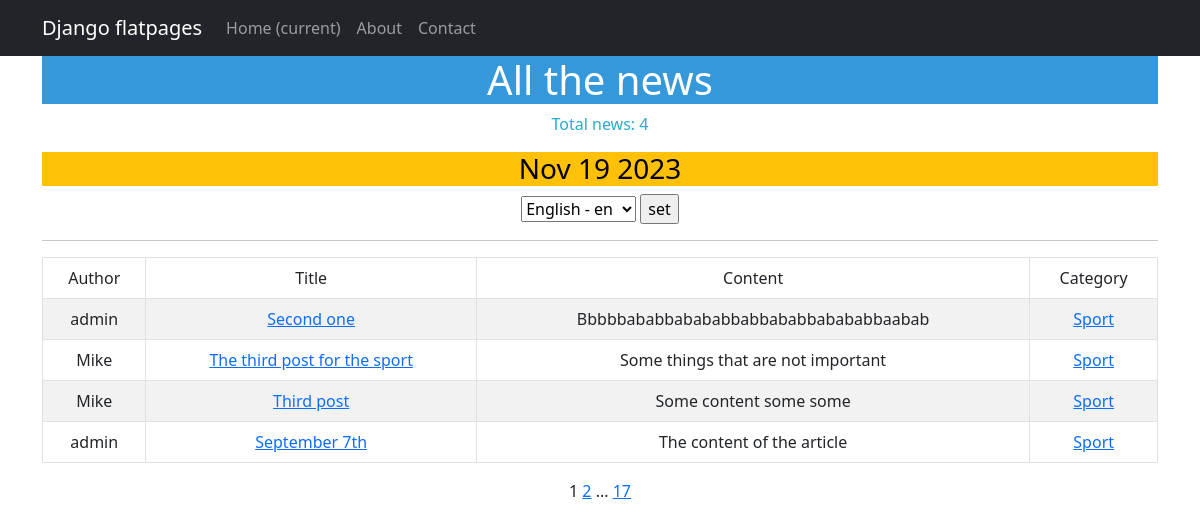
/articles/categories/1, run on an earlier commit of the app's database.
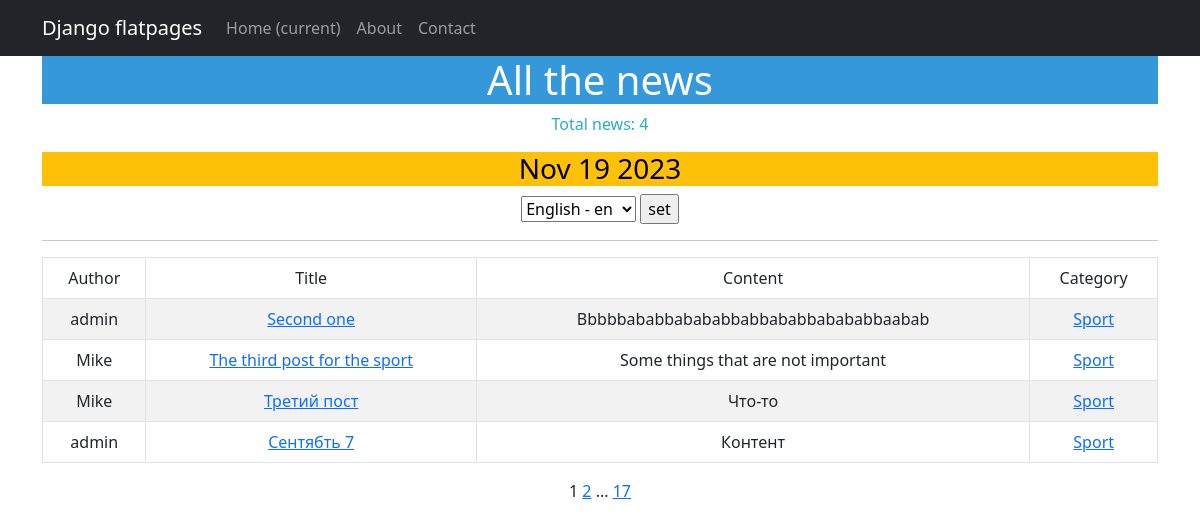
And on a later commit of the database.
### application/models.py (models this page shows, shortened)
class Post(models.Model):
    author = models.ForeignKey(Author, on_delete=models.CASCADE)
    options = models.CharField(max_length=10, choices=[('article', 'Article'), ('news', 'News')], default='article')
    time_of_creation = models.DateTimeField(auto_now_add=True)   #auto_now_add=True
    categories = models.ManyToManyField('Category', through='PostCategory')
    title = models.CharField(max_length=255)            #app - client_name
    content_of_article = models.TextField()             #app - message
    rating = models.IntegerField(default=0)

class Author(models.Model):
    author = models.OneToOneField(User, on_delete=models.CASCADE)
    rating = models.IntegerField(default=0)

### application/views.py (the view)
# urls.py: path('categories/<int:pk>', CategoryListView.as_view(), name = 'category_list'),
class CategoryListView(PostList):
    model = Post
    template_name = 'news/category_list.html'
    context_object_name = 'category_news_list'
    def get_queryset(self, *args, **kwargs):
        self.category = get_object_or_404(Category, id=self.kwargs['pk'])#id reffers to the automatically created field 'id' in Category and its kwarg 'pk'
        queryset = Post.objects.filter(categories=self.category) #.order_by('-created_at')
        return queryset
    def get_context_data(self, **kwargs):
        context = super().get_context_data(**kwargs)
        context['is_not_subscriber'] = self.request.user not in self.category.subscribers.all()
        context['category'] = self.category
        return context

### application/models.py (called while the page is built)
    def __str__(self):
        return self.categories

### application/views.py (called while the page is built)
    def get_context_data(self, **kwargs):
        context = super().get_context_data(**kwargs)
        context['current_time'] = timezone.localtime(timezone.now())
        context['timezones'] = pytz.common_timezones
        return context

### news/templatetags/custom_tags.py (called while the page is built)
@register.simple_tag()
def current_time(format_string='%b %d %Y'):
   return datetime.utcnow().strftime(format_string)

@register.simple_tag(takes_context=True)
def url_replace(context, **kwargs):
   d = context['request'].GET.copy()
   for k, v in kwargs.items():
      d[k] = v
   return d.urlencode()

### templates/news/category_list.html (shortened to what this page needs)
{% extends 'flatpages/default.html' %}
{% load i18n %}
{% load custom_filters %}
{% load custom_tags %}
{% load cache %}
{% block content %}
   <h1 style="background-color: #3498DB; color: #ffffff;">All the news</h1>
   <p style="color: #29ABCA;">Total news: {{ category_news_list|length }}</p>
   <h3 style="background-color: #FFC107; color: #000000;">{% current_time '%b %d %Y' %}</h3>
<html lang="en">
<head>
</head>
<body>
    <form action="{% url 'set_language' %}" method="POST"> {% csrf_token %}
        <select name="language" id="">
            {% get_available_languages as LANGUAGES %}
            {% get_language_info_list for LANGUAGES as languages %}
            {% for language in languages %}
                <option value="{{ language.code }}" {% if language.code == LANGUAGE_CODE %} selected {% endif %}>
                    {{ language.name_local }} - {{ language.code }}
                </option>
            {% endfor %}
        </select>
        <input type="submit" value="set">
    </form>
   <hr>
   {% if category_news_list %}
       <table class="table table-bordered table-striped table-hover">
           <thead>
                   <td>{% trans 'Author' %}</td>
                   <td>{% trans 'Title' %}</td>
                   <td>{% trans 'Content' %}</td>
                   <td>{% trans 'Category' %}</td>
           </thead>
           <tbody>
           {% for post in category_news_list %}
           <tr>
               <td>{{ post.author.author }}</td>
               <td><a href="{% url 'post_detail' post.id %}"> {{ post.title|capfirst }} </a></td>
               <td>{{ post.content_of_article|truncatewords:20|capfirst }}</td>
               <td>
                   {% for category in post.categories.all %}
                    <a href = "{% url 'category_list' category.id %}">{{ category|capfirst }}</a>
                   {% endfor %}
               </td>
           </tr>
           {% endfor %}
       </table>
   {% else %}
       <h2 style="color: #29ABCA;">No news is a good news!</h2>
   {% endif %}
   {{ page_obj.number }}
   {% if page_obj.has_next %}
       <a href="?{% url_replace page=page_obj.next_page_number %}">{{ page_obj.next_page_number }}</a>
       {% if paginator.num_pages != page_obj.next_page_number %}
           ...
           <a href="?{% url_replace page=page_obj.paginator.num_pages %}">{{ page_obj.paginator.num_pages }}</a>
       {% endif %}
   {% endif %}
{% endblock content %}

What changed in the data, as far as the page shows it:
changed Post: title "Third post" → "Третий пост"; content_of_article "Some content some some" → "Что-то"
changed Post: title "September 7th" → "Сентябть 7"; content_of_article "The content of the article" → "Контент"
